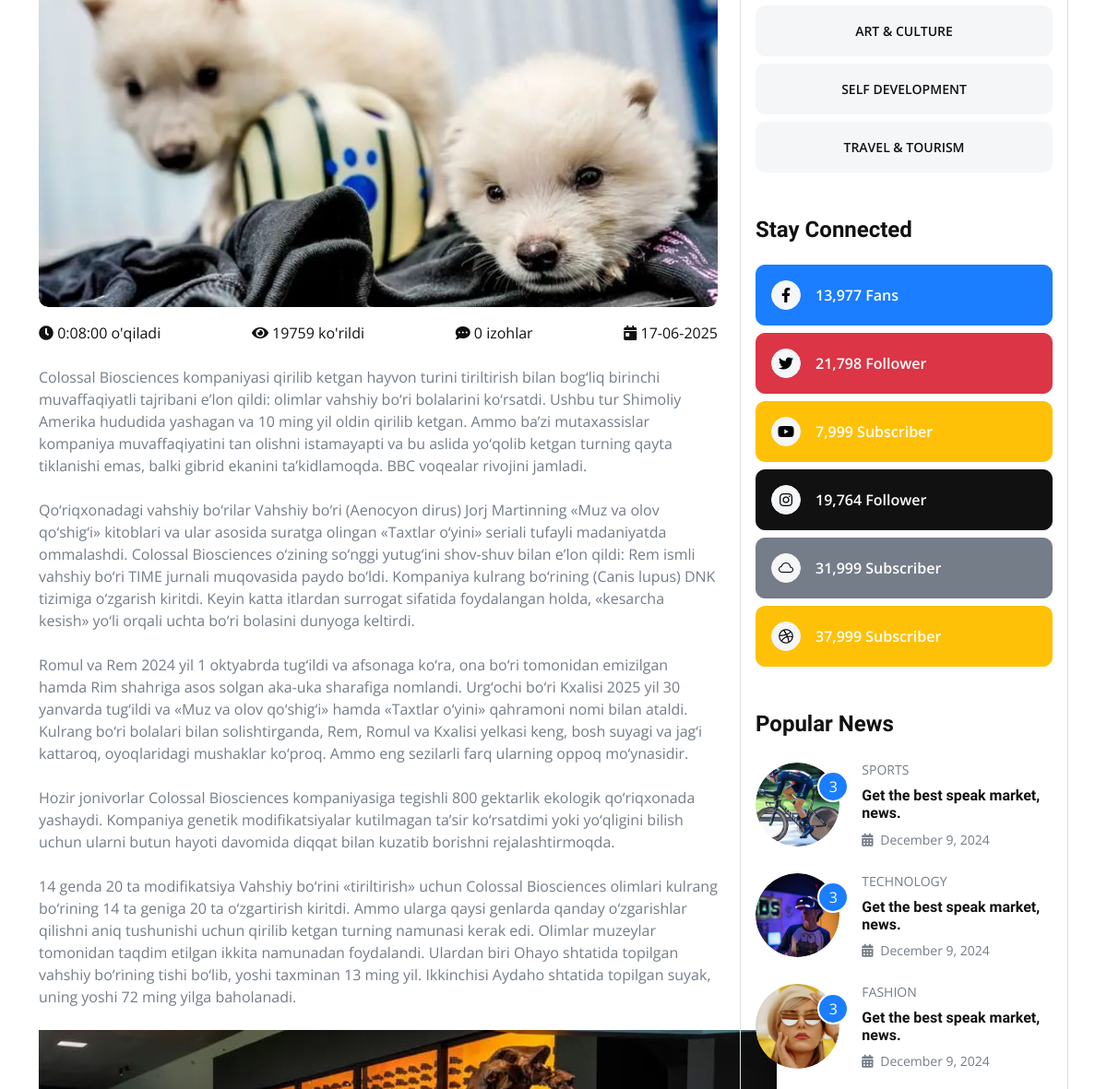
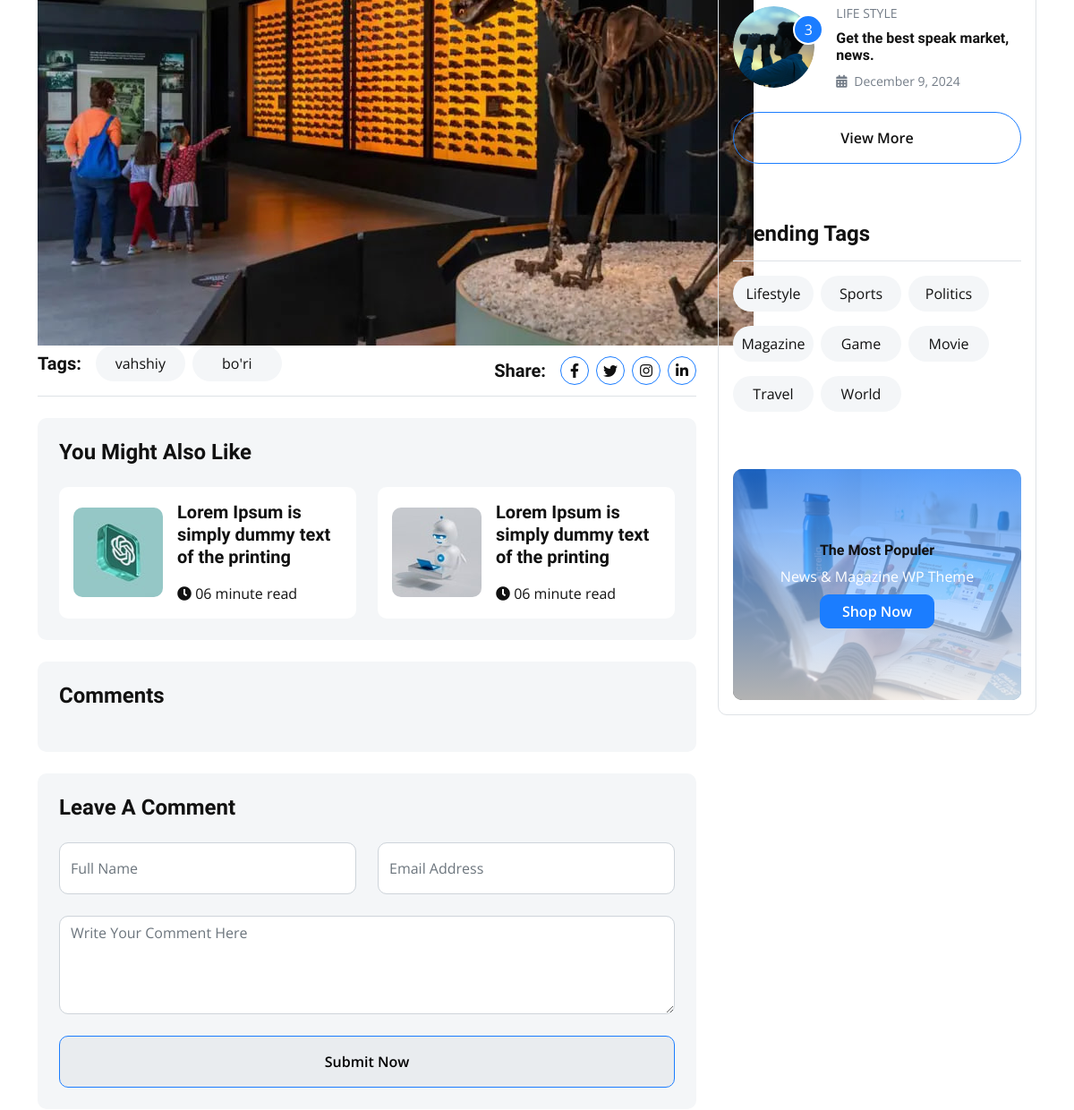
/olimlar-10-ming-yil-avval-qirilib-ketgan-vahshiy-borini-tiriltirganini-davo-qilmoqda-ammo-bunga-ishonsa-boladimi/ (middle part), run on an earlier commit of the app's database (2 pictures, top to bottom).
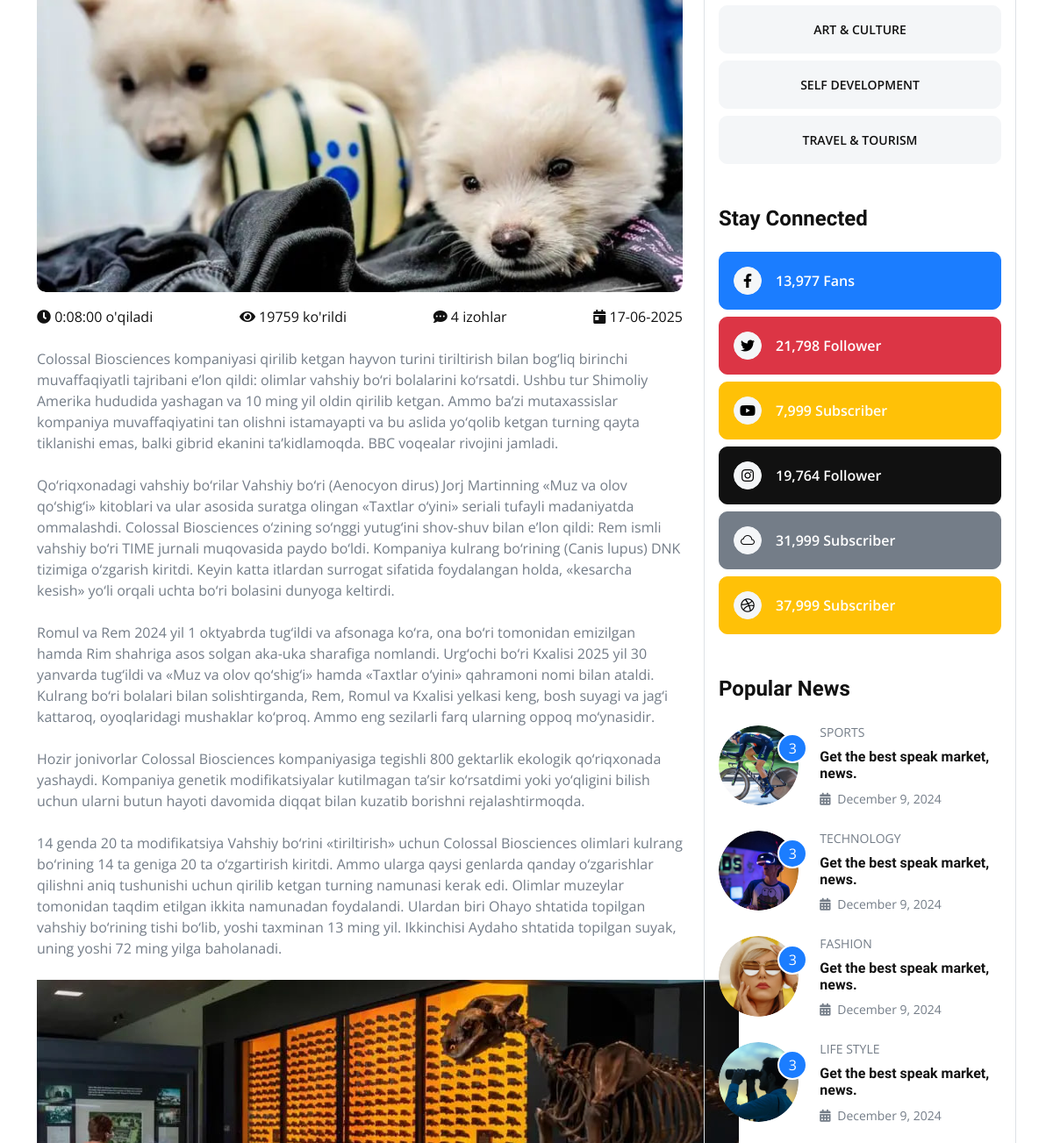
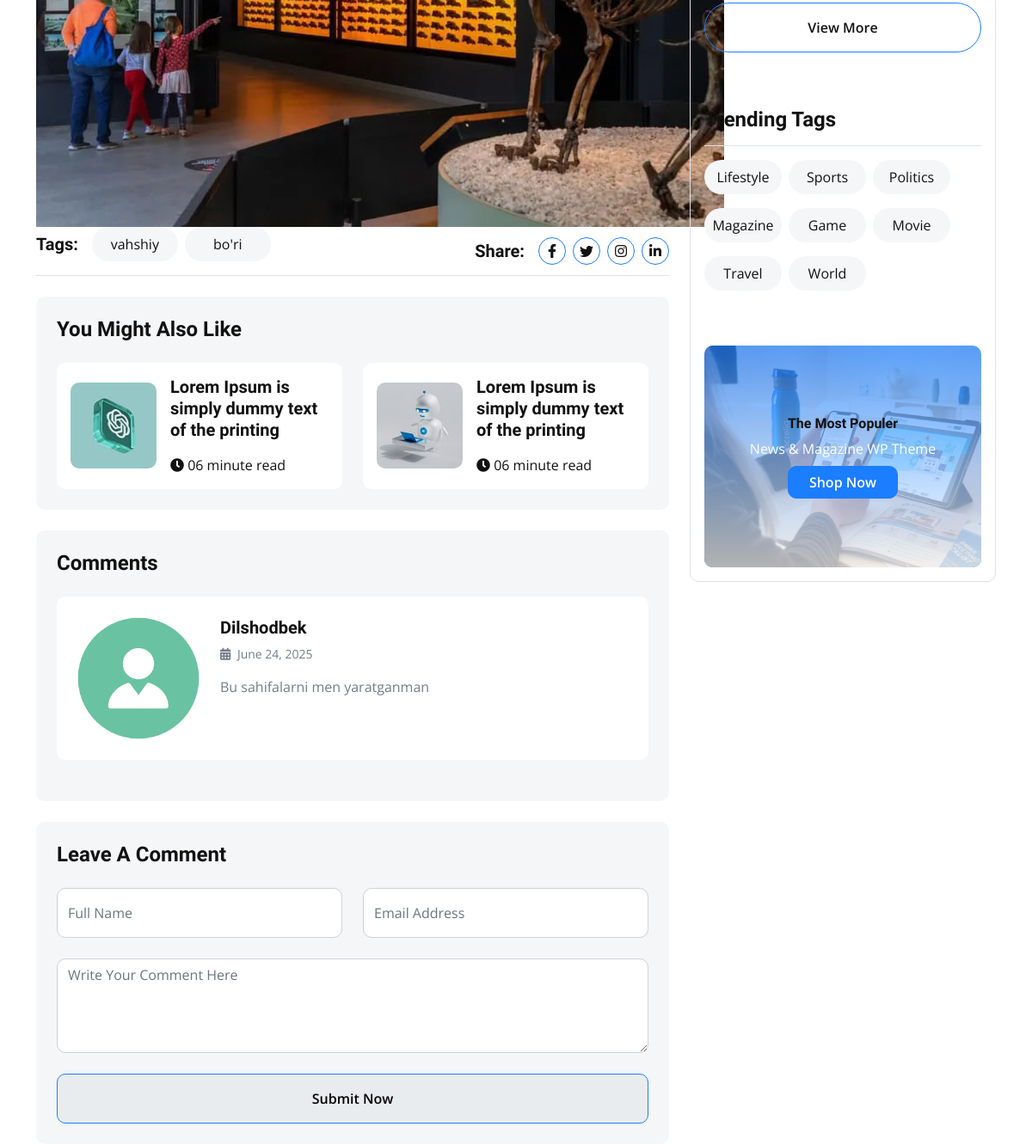
And on a later commit of the database (2 pictures, top to bottom).
### main/models.py (models this page shows, shortened)
class Article(models.Model):
    title = models.CharField(max_length=255)
    slug = models.SlugField(max_length=255, blank=True, null=True)
    intro = models.TextField()
    image = models.ImageField(upload_to='articles')
    author = models.CharField(max_length=255)
    reading_time = models.DurationField(blank=True, null=True)
    views = models.PositiveIntegerField(default=0)
    created_at = models.DateField(auto_now_add=True)
    published = models.BooleanField(default=False)
    important = models.BooleanField(default=False)
    category =models.ForeignKey(Category, on_delete=models.CASCADE)
    tags =models.ManyToManyField(Tag)
    objects = models.Manager()
    published_objects = PublishedManager()

class Content(models.Model):
    article = models.ForeignKey(Article, on_delete=models.CASCADE)
    text =models.TextField(blank=True, null=True)
    image = models.ImageField(upload_to=f'contents/', blank=True, null=True)

class Tag(models.Model):
    name = models.CharField(max_length=255)

class Comment(models.Model):
    article = models.ForeignKey(Article, on_delete=models.CASCADE)
    name = models.CharField(max_length=255, default="Anonymous")
    email = models.EmailField(max_length=32, blank=True, null=True)
    text = models.TextField()
    created_at = models.DateField(auto_now_add=True)
    published = models.BooleanField(default=False)
    objects = models.Manager()
    published_objects = PublishedManager()

### main/views.py (the view, shortened to what this page needs)
# urls.py: path('<slug:slug>/', ArticleDetailsView.as_view(), name='article-detail'),
class ArticleDetailsView(View):
    def get(self, request,slug):
        article = get_object_or_404(Article, slug=slug)
        articles = Article.objects.all()
        comments = Comment.published_objects.filter(article=article)
        context = {
            'article': article,
            'articles': articles,
            'comments': comments,
        }
        return render(request, 'detail-page.html', context)

### main/context_processors.py (called while the page is built)
def get_weather(request):
    weather_data = requests.get(
        'https://api.weatherapi.com/v1/current.json?q=Fergana&key=3eead9e64e5248bcbf8112613241811'
    ).json()
    return {
        'weather':weather_data,
    }

def categories_processor(request):
    return {
        'categories': Category.objects.all()
    }

### main/models.py (called while the page is built)
    def get_queryset(self):
        return super().get_queryset().filter(published=True)

### templates/detail-page.html (shortened to what the changed rows need)
{%extends 'base.html' %}
{% block content %}
        <div class="container-fluid py-5">
            <div class="container py-5">
                <div class="row g-4">
                    <div class="col-lg-8">
                        <div class="position-relative rounded overflow-hidden mb-3">
                            <img src="{{article.image.url}}" class="img-zoomin img-fluid rounded w-100" alt="">
                        </div>
                        <div class="d-flex justify-content-between">
                            <a href="#" class="text-dark link-hover me-3"><i class="fa fa-clock"></i> {{article.reading_time}} o'qiladi</a>
                            <a href="#" class="text-dark link-hover me-3"><i class="fa fa-eye"></i> {{article.views}} ko'rildi</a>
                            <a href="#" class="text-dark link-hover me-3"><i class="fa fa-comment-dots"></i> {{article.comment_set.all.count}} izohlar</a>
                            <a href="#" class="text-dark link-hover"><i class="fa fa-calendar-day"></i> {{article.created_at|date:"d-m-Y"}}</a>
                        </div>
                        <p class="my-4">{{article.intro}}</p>
                        {% for content in article.content_set.all %}
                            <p class="my-4">{{content.text}}</p>
                            {% if content.image%}
                                <img src="{{content.image.url}}" alt="No image">
                            {% endif%}
                        {% endfor%}
                        <div class="tab-class" style="margin-top: 2 0px">
                            <div class="d-flex justify-content-between border-bottom mb-4">
                                <ul class="nav nav-pills d-inline-flex text-center">
                                    {% for tag in article.tags.all%}
                                        <li class="nav-item mb-3">
                                            <a class="d-flex py-2 bg-light rounded-pill active me-2" data-bs-toggle="pill" href="#tab-1">
                                                <span class="text-dark" style="width: 100px;">{{ tag.name}}</span>
                                            </a>
                                        </li>
                                    {% endfor %}
                                </ul>
                            </div>
                        </div>
                        <div class="bg-light rounded my-4 p-4">
                            <h4 class="mb-4">You Might Also Like</h4>
                            <div class="row g-4">
                            </div>
                        </div>
                        <div class="bg-light rounded p-4">
                            <h4 class="mb-4">Comments</h4>
                            {% for comment in comments%}
                                <div class="p-4 bg-white rounded mb-4">
                                <div class="row g-4">
                                    <div class="col-3">
                                        <img src="static/img/avatar.png" class="img-fluid rounded-circle w-100" alt="">
                                    </div>
                                    <div class="col-9">
                                        <div class="d-flex justify-content-between">
                                            <h5>{{comment.name}}</h5>
                                        </div>
                                        <small class="text-body d-block mb-3"><i class="fas fa-calendar-alt me-1"></i> {{ comment.created_at}}</small>
                                        <p class="mb-0">{{comment.text}}</p>
                                    </div>
                                </div>
                            </div>
                            {% endfor%}
                        </div>
                        <div class="bg-light rounded p-4 my-4">
                            <h4 class="mb-4">Leave A Comment</h4>
                            <form method="post">
                            </form>
                        </div>
                    </div>
                </div>
            </div>
        </div>
{% endblock %}

What changed in the data, as far as the page shows it:
computed for Article: comment_set.all.count "0" → "4"
added Comment: name "Dilshodbek", created_at "June 24, 2025", text "Bu sahifalarni men yaratganman"
